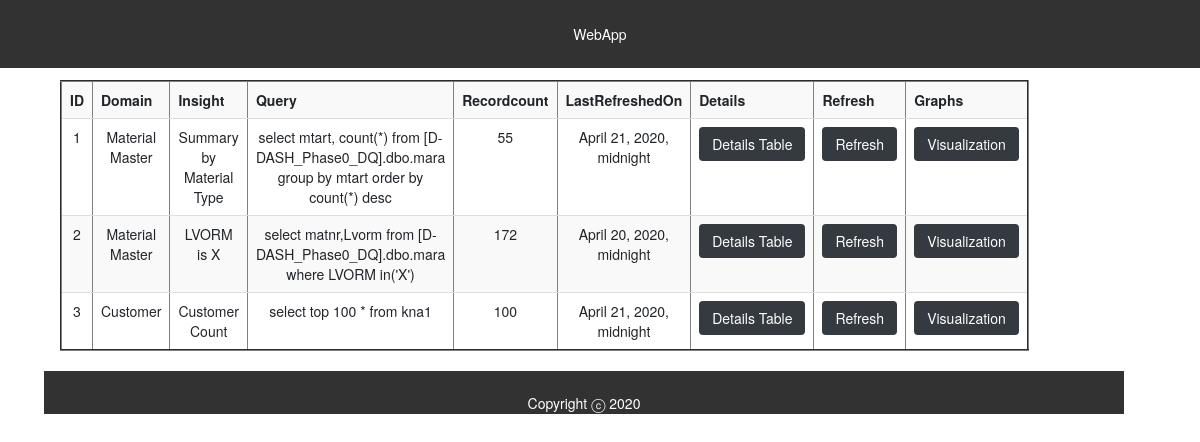
The page /HANADB/ on the database as committed earlier.
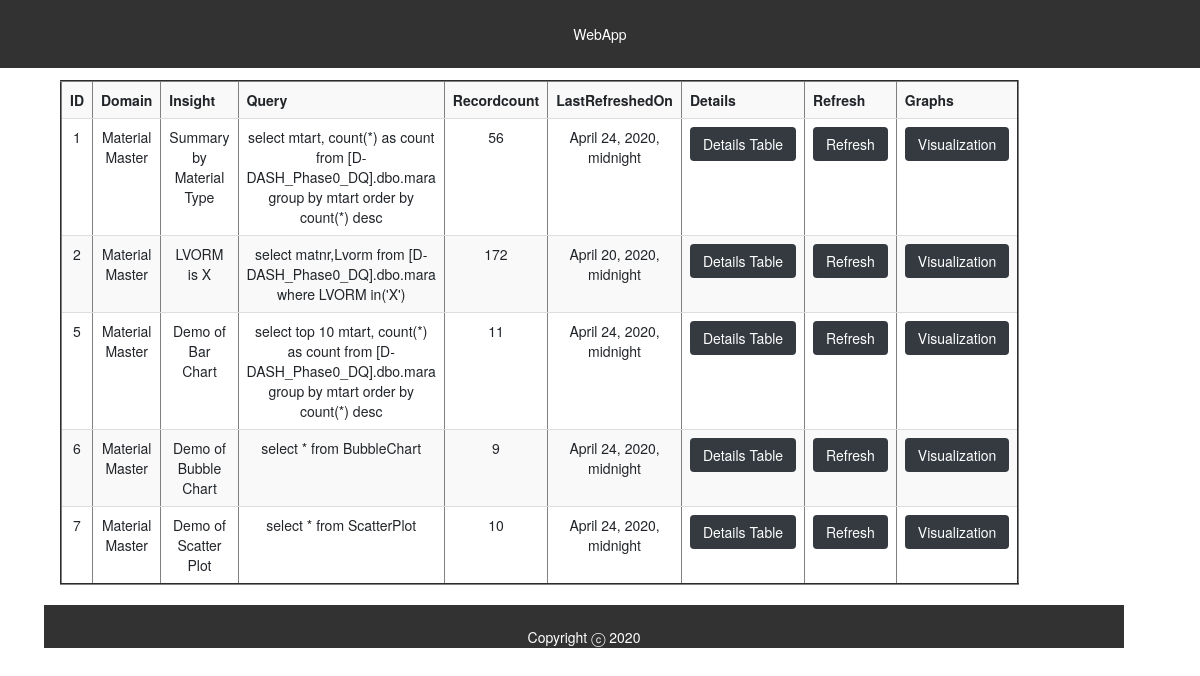
The same page on the database as committed later.
### DEMOAPP1/models.py (models this page shows, shortened)
class TableM(models.Model):
     ID= models.IntegerField
     ID1 = models.IntegerField
     Domain = models.CharField(max_length=1200,blank=True)
     Insight = models.CharField(max_length=1200,blank=True)
     Query = models.CharField(max_length=1200,blank=True)
     Recordcount = models.CharField(max_length=1200,blank=True)
     LastRefreshedOn = models.DateTimeField(blank=True)

### DEMOAPP1/views.py (the view)
# urls.py: path('', views.insi,name='Insight'),
def insi(request):
    T_list=TableM.objects.order_by('id')
    T_dict = {'access_records': T_list}
    return render(request, 'DEMOAPP1/resultinsight.html', context=T_dict)

### DEMOAPP1/templates/DEMOAPP1/resultinsight.html (shortened to what this page needs)
{% extends 'DEMOAPP1/base.html' %}
{% block head %}
<!DOCTYPE html>
<html lang="en">
<head class="header" >
      {% load static %}
    <link rel="stylesheet" href="{% static 'DEMOAPP1/style.css' %}" text="text/css">
</head>
{% endblock %}
 {% load static %}
  {% block body %}
<div style="padding:5% 5% 5% 5%">
    <br>
        <div class="djangomodel">
            {% if access_records %}
            <table style="width:10%"  cellpadding="10px" border="2px"  class="table table-striped .table-bordered .table-dark">
                <tread>
                    <th>ID</th>
                    <th>Domain</th>
                    <th>Insight</th>
                    <th>Query</th>
                    <th>Recordcount</th>
                    <th>LastRefreshedOn</th>
                    <th>Details</th>
                    <th>Refresh</th>
                    <th>Graphs</th>
                </tread>
        </div>
        {% for acc in access_records%}
        <tr>
            <form action="details/{{acc.id}}">
            <td>{{acc.id}}</td>
            <td>{{acc.Domain}}</td>
            <td>{{acc.Insight}}</td>
            <td>{{acc.Query}}</td>
            <td>{{acc.Recordcount}}</td>
            <td>{{acc.LastRefreshedOn}}</td>
            <td><button  class="btn btn-dark" type="Details" value="Details">Details Table</button></td>
            </form>
            <form action="refresh/{{acc.id}}">
                <td><button  class="btn btn-dark">Refresh</button></td></form>
            <form action="graphs/{{acc.id}}">
                <td><button  class="btn btn-dark">Visualization</button></td></form>
            </tr>
        {%endfor%}
        {% else %}
            <p> NO DATA</p>
        {% endif %}
</div>
</body>
{% endblock %}
    {% load static %}

### DEMOAPP1/templates/DEMOAPP1/base.html (shortened to what this page needs)
<!DOCTYPE html>
<html lang="en">
<head class="header"  style="background-color:#323232 ; position: absolute; text-align: center;
          width: 100% ;color: #fff; font-family: "McLaren", cursive; font-weight: bolder; font-size:50rem">
    <link rel="stylesheet" href="https://stackpath.bootstrapcdn.com/bootstrap/4.4.1/css/bootstrap.min.css">
    <link rel="stylesheet" href="https://maxcdn.bootstrapcdn.com/bootstrap/3.3.7/css/bootstrap.min.css">
        <link rel="stylesheet" href="https://maxcdn.bootstrapcdn.com/bootstrap/3.3.7/css/bootstrap-theme.min.css">
         <header style="background-color:#323232 ; position: absolute; text-align: center; padding:2% 2% 2% 2% ;
          width: 100% ;color: #fff; font-family: "McLaren", cursive; font-weight: bolder; font-size:50px">WebApp</header>
    {%  block head %}
    {% endblock %}
</head>
<body style=" padding: 16px 32 px 16px 32px; background-color:#fff;text-align: center;  ">
    {% block body %}
    {% endblock %}
</body>
<footer style="background-color:#323232 ;width: 100%; position: relative ; text-align: center;  bottom: 0;
 padding:2% 2% 2% 2% ;height: 2rem; margin: auto -16px;">
            <p style="text-align: center ;color:#ffffff">Copyright ⓒ 2020</p>
</footer>
</html>

### DEMOAPP1/static/DEMOAPP1/style.css (style rules this page uses)
body { background-color: blue ; }

Rows that differ between the two databases and show on the page:
removed TableM: id "3", Domain "Customer", Insight "Customer Count", Query "select top 100 * from kna1", Recordcount "100", LastRefreshedOn "April 21, 2020, midnight"
changed TableM "Summary by Material Type": Query "select mtart, count(*) from [D-DASH_Phase0_DQ].dbo.mara group by mtart order by count(*) desc" → "select mtart, count(*) as count from [D-DASH_Phase0_DQ].dbo.mara group by mtart order by count(*) desc"; Recordcount "55" → "56"; LastRefreshedOn "April 21, 2020, midnight" → "April 24, 2020, midnight"
added TableM: id "5", Domain "Material Master", Insight "Demo of Bar Chart", Query "select top 10 mtart, count(*) as count from [D-DASH_Phase0_DQ].dbo.mara group by mtart order by count(*) desc", Recordcount "11", LastRefreshedOn "April 24, 2020, midnight"
added TableM: id "6", Domain "Material Master", Insight "Demo of Bubble Chart", Query "select * from BubbleChart", Recordcount "9", LastRefreshedOn "April 24, 2020, midnight"
added TableM: id "7", Domain "Material Master", Insight "Demo of Scatter Plot", Query "select * from ScatterPlot", Recordcount "10", LastRefreshedOn "April 24, 2020, midnight"
